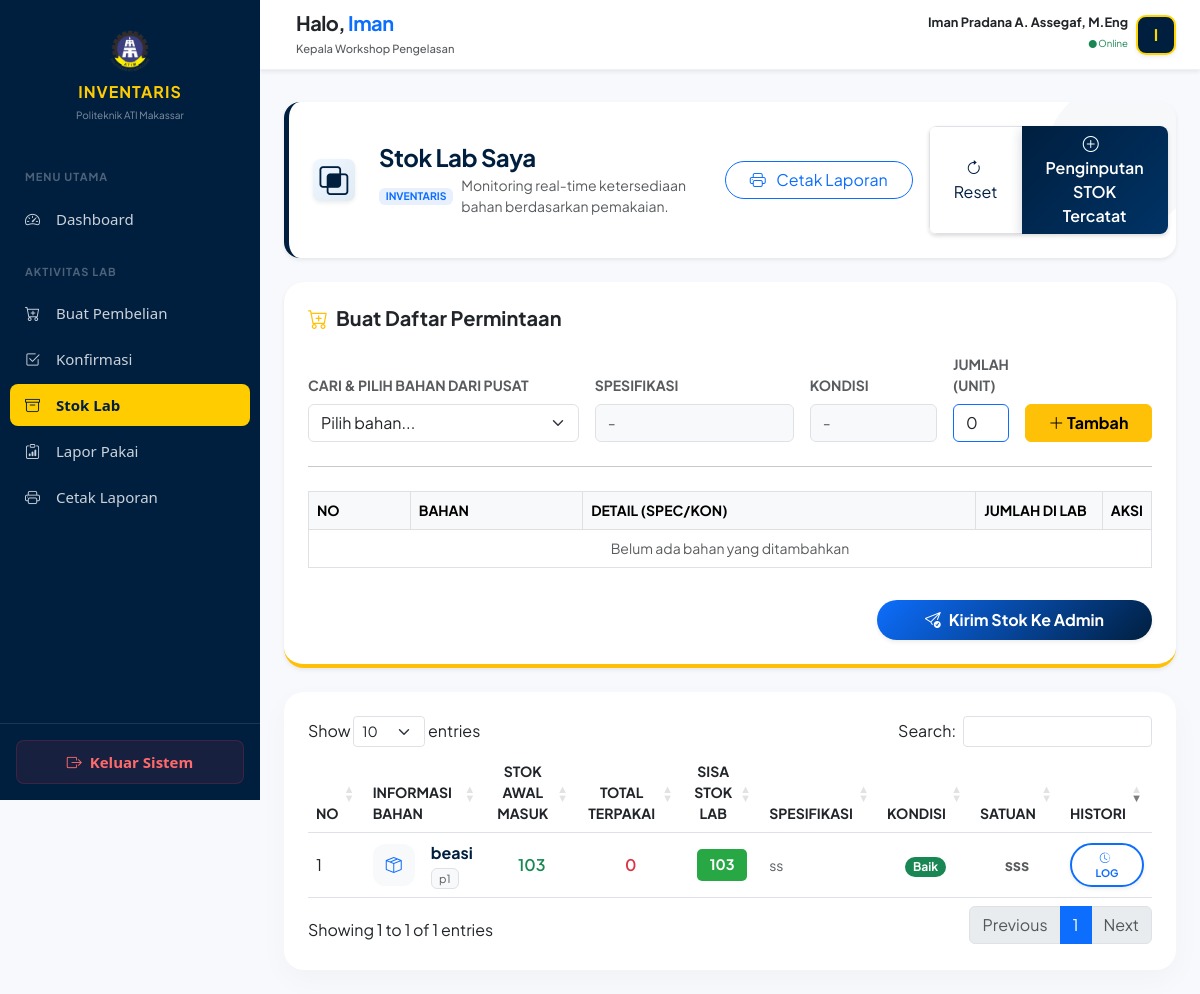
/views/kepala-lab/lab/stok.php?edit_id=214 (signed in), run on the app's committed database.
### tables this page shows
CREATE TABLE `lab` (
  `id_lab` int NOT NULL,
  `id_jurusan` int DEFAULT NULL,
  `nama_lab` varchar(100) DEFAULT NULL
);

CREATE TABLE `bahan_praktek` (
  `id_praktek` int NOT NULL,
  `kode_bahan` varchar(20) DEFAULT NULL,
  `nama_bahan` varchar(100) DEFAULT NULL,
  `spesifikasi` text,
  `id_jurusan` int DEFAULT NULL,
  `id_lab` int DEFAULT NULL,
  `stok` int DEFAULT NULL,
  `kondisi` enum('Baik','Kurang Baik','Rusak') DEFAULT 'Baik',
  `satuan` varchar(50) DEFAULT NULL,
  `tgl_masuk` date DEFAULT NULL
);

### views/kepala-lab/lab/stok.php (the view, shortened to what the rows shown need)
<?php
include "../../../config/database.php";
$id_lab_user = $_SESSION['id_lab'] ?? '';
$sql_stok = "SELECT
                b.id_praktek,
                b.nama_bahan,
                b.satuan,
                b.kode_bahan,
                b.spesifikasi,
                b.kondisi,
                -- Stok asli / Pusat tidak dibaca langsung untuk keamanan visual
                -- Kita hitung manual mutasinya dari distribusi (Masuk) - pemakaian (Keluar)
                COALESCE((
                    SELECT SUM(jumlah_diterima)
                    FROM distribusi_lab
                    WHERE id_praktek = b.id_praktek AND id_lab = '$id_lab_user' AND status = 'diterima'
                ), 0) as total_diterima,
                COALESCE((
                    SELECT SUM(jumlah_pakai)
                    FROM pemakaian_lab
                    WHERE id_praktek = b.id_praktek AND id_lab = '$id_lab_user'
                ), 0) as total_terpakai
             FROM bahan_praktek b
             HAVING total_diterima > 0
             ORDER BY b.nama_bahan ASC";
$query_stok = mysqli_query($conn, $sql_stok);
$edit_data = null;
if (isset($_GET['edit_id'])) {
    $id_edit = mysqli_real_escape_string($conn, $_GET['edit_id']);
    $query_edit = mysqli_query($conn, "SELECT p.*, b.kode_bahan, b.nama_bahan, b.spesifikasi, b.kondisi
                                       FROM permintaan_barang p
                                       LEFT JOIN bahan_praktek b ON p.id_barang = b.id_praktek
                                       WHERE p.id_permintaan = '$id_edit'");
    $edit_data = mysqli_fetch_assoc($query_edit);
}
?>
<!DOCTYPE html>
<html lang="id">
<head>
    <link href="https://cdn.jsdelivr.net/npm/bootstrap@5.3.0/dist/css/bootstrap.min.css" rel="stylesheet">
    <link rel="stylesheet" href="https://cdn.jsdelivr.net/npm/bootstrap-icons@1.11.1/font/bootstrap-icons.css">
    <link rel="stylesheet" href="https://cdn.datatables.net/1.13.7/css/dataTables.bootstrap5.min.css">
</head>
<body>
<div class="d-flex">
    <div class="main-content w-100">
        <?php include "../../../includes/header.php"; ?>
        <main class="p-4">
            <div class="row g-4 mb-4">
                <div class="col-lg-12 collapse <?= $edit_data ? 'show' : '' ?>" id="formCollapse">
                    <div class="card p-4 border-bottom border-4 border-warning shadow-sm">
                        <form action="../proses/tambah.php" method="POST">
                            <div class="table-responsive mb-3">
                                <table class="table table-bordered align-middle" id="tabel-keranjang">
                                    <thead class="table-light">
                                        <tr class="small text-uppercase">
                                            <th>No</th>
                                            <th>Bahan</th>
                                            <th>Detail (Spec/Kon)</th>
                                            <th width="15%">Jumlah Di Lab</th>
                                            <th width="5%">Aksi</th>
                                        </tr>
                                    </thead>
                                </table>
                            </div>
                        </form>
                    </div>
                </div>
            </div>
            <div class="card p-4">
                <div class="table-responsive">
                    <table id="tabelStok" class="table table-hover align-middle" style="width:100%">
                        <thead>
                            <tr class="text-muted small text-uppercase">
                                <th width="5%">No</th>
                                <th>Informasi Bahan</th>
                                <th class="text-center">Stok Awal Masuk</th>
                                <th class="text-center">Total Terpakai</th>
                                <th class="text-center">Sisa Stok Lab</th>
                                <th>Spesifikasi</th>
                                <th class="text-center">Kondisi</th>
                                <th class="text-center">Satuan</th>
                                <th class="text-center">Histori</th>
                            </tr>
                        </thead>
                        <tbody>
                            <?php
                            $no = 1;
                            if (mysqli_num_rows($query_stok) > 0) :
                                while ($row = mysqli_fetch_assoc($query_stok)) :
                                    $qty_awal = (float)($row['total_diterima'] ?? 0);
                                    $terpakai = (float)($row['total_terpakai'] ?? 0);
                                    $sisa = $qty_awal - $terpakai;
                                    if ($sisa <= 0) {
                                        $status_class = 'bg-empty';
                                    } elseif ($sisa < 5) {
                                        $status_class = 'bg-low';
                                    } else {
                                        $status_class = 'bg-safe';
                                    }
                                    $kondisi_badge = 'bg-secondary';
                                    $kondisi_teks  = $row['kondisi'] ?? 'N/A';
                                    if($kondisi_teks == 'Baik') $kondisi_badge = 'bg-success';
                            ?>
                            <tr>
                                <td><?= $no++; ?></td>
                                <td>
                                    <div class="d-flex align-items-center">
                                        <div class="icon-shape bg-light me-3">
                                            <i class="bi bi-box-seam text-primary"></i>
                                        </div>
                                        <div>
                                            <div class="fw-bold text-navy"><?= htmlspecialchars($row['nama_bahan']); ?></div>
                                            <span class="badge bg-light text-muted fw-normal border" style="font-size: 0.7rem;">
                                                <?= htmlspecialchars($row['kode_bahan']); ?>
                                            </span>
                                        </div>
                                    </div>
                                </td>
                                <td class="text-center fw-semibold text-success">
                                     <?= number_format($qty_awal, 0, ',', '.'); ?>
                                </td>
                                <td class="text-center text-danger fw-semibold">
                                     <?= number_format($terpakai, 0, ',', '.'); ?>
                                </td>
                                <td class="text-center">
                                    <span class="stok-badge <?= $status_class; ?>">
                                        <?= number_format($sisa, 0, ',', '.'); ?>
                                    </span>
                                </td>
                                <td class="small text-muted">
                                    <?= !empty($row['spesifikasi']) ? nl2br(htmlspecialchars($row['spesifikasi'])) : '-'; ?>
                                </td>
                                <td class="text-center">
                                    <span class="badge <?= $kondisi_badge; ?> rounded-pill">
                                        <?= $kondisi_teks; ?>
                                    </span>
                                </td>
                                <td class="text-center fw-bold text-muted"><?= htmlspecialchars($row['satuan']); ?></td>
                                <td class="text-center">
                                    <button class="btn btn-sm btn-outline-primary rounded-pill px-3 shadow-sm border-2"
                                            style="font-size: 0.65rem; font-weight: 700; transition: 0.3s;"
                                            onclick="viewHistory('<?= $row['id_praktek'] ?>', '<?= addslashes($row['nama_bahan']) ?>')">
                                        <i class="bi bi-clock-history me-1"></i> LOG
                                    </button>
                                </td>
                            </tr>
                            <?php
                                endwhile;
                            endif; ?>
                        </tbody>
                    </table>
                </div>
            </div>
        </main>
    </div>
</div>
</body>
</html>

### includes/header.php (shortened to what the rows shown need)
<?php
$nama_user = $_SESSION['nama'] ?? 'User Admin';
$role_user = $_SESSION['role'] ?? 'Administrator';
$id_lab_session = $_SESSION['id_lab'] ?? null;
$nama_lab = '';
if ($role_user !== 'admin' && $id_lab_session) {
    $query_lab = mysqli_query($conn, "SELECT nama_lab FROM lab WHERE id_lab = '$id_lab_session'");
    if ($data_lab = mysqli_fetch_assoc($query_lab)) {
        $nama_lab = $data_lab['nama_lab'];
    }
}
if ($role_user == 'admin') {
    $label_welcome = "Administrator Gudang";
} else {
    $label_welcome = "Kepala " . ($nama_lab ?: "Laboratorium");
}
?>
<header class="topbar shadow-sm">
    <div class="container-fluid h-100">
        <div class="row h-100 align-items-center position-relative">
            <div class="col text-center text-lg-start">
                <div class="header-left ps-lg-4">
                    <div class="d-none d-lg-block">
                        <h5 class="mb-0 fw-bold text-dark text-truncate" style="max-width: 250px; letter-spacing: -0.5px; line-height: 1.2;">
                            Halo, <span class="text-primary"><?= explode(' ', trim($nama_user))[0]; ?></span>
                        </h5>
                        <small class="text-muted fw-medium" style="font-size: 0.7rem;">
                            <?= $label_welcome; ?>
                        </small>
                    </div>
                </div>
            </div>
        </div>
    </div>
</header>

### data on the page
lab: nama_lab "Kepala Workshop Pengelasan"
bahan_praktek: nama_bahan "beasi", kode_bahan "p1", qty_awal "103", terpakai "0", sisa "103", spesifikasi "ss", kondisi "Baik", satuan "sss"

### other printed values
explode(' ', trim($nama_user))[0] "Iman"
$nama_user "Iman Pradana A. Assegaf, M.Eng"
substr($nama_user, 0, 1) "I"
